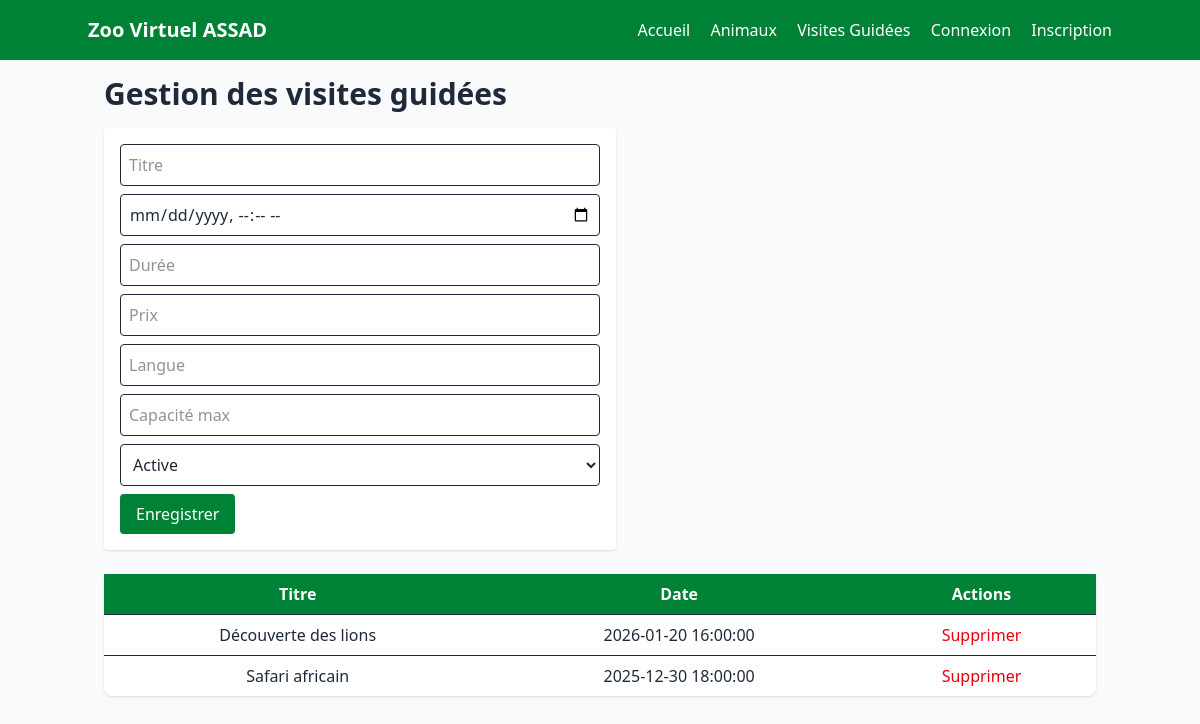
The app's page /guide/gestion_visites.php with its own data.
### tables this page shows
CREATE TABLE visitesguidees (
    id INT AUTO_INCREMENT PRIMARY KEY,
    titre VARCHAR(150) NOT NULL,
    dateheure DATETIME NOT NULL,
    langue VARCHAR(50),
    capacite_max INT CHECK (capacite_max > 0),
    statut ENUM('active','annulee') DEFAULT 'active',
    duree INT CHECK (duree > 0),
    prix float CHECK (prix >= 0),
    id_guide INT,
    FOREIGN KEY (id_guide) REFERENCES utilisateurs(id)
);

### guide/gestion_visites.php (the view, shortened to what this page needs)
<?php
include '../includes/header.php';
include '../includes/db.php';
$result = $conn->query("SELECT * FROM visitesguidees ORDER BY dateheure DESC");
?>
<h2 class="text-3xl font-bold mb-4">Gestion des visites guidées</h2>
<form method="post" class="space-y-2 mb-6 max-w-lg bg-white p-4 rounded shadow">
    <input type="text" name="titre" placeholder="Titre" class="w-full border p-2 rounded" required>
    <input type="datetime-local" name="dateheure" class="w-full border p-2 rounded" required>
    <input type="text" name="duree" placeholder="Durée" class="w-full border p-2 rounded" required>
    <input type="number" name="prix" placeholder="Prix" class="w-full border p-2 rounded" required>
    <input type="text" name="langue" placeholder="Langue" class="w-full border p-2 rounded" required>
    <input type="number" name="capacite_max" placeholder="Capacité max" class="w-full border p-2 rounded" required>
    <select name="statut" class="w-full border p-2 rounded">
        <option value="active">Active</option>
    </select>
    <button class="bg-green-700 text-white px-4 py-2 rounded hover:bg-green-800 transition">Enregistrer</button>
</form>
<table class="w-full table-auto bg-white rounded-lg shadow">
    <thead class="bg-green-700 text-white">
        <tr>
            <th class="px-4 py-2">Titre</th>
            <th class="px-4 py-2">Date</th>
            <th class="px-4 py-2">Actions</th>
        </tr>
    </thead>
    <tbody>
        <?php while($row = $result->fetch_assoc()): ?>
        <tr class="border-t text-center">
            <td class="px-4 py-2"><?php echo $row['titre']; ?></td>
            <td class="px-4 py-2"><?php echo $row['dateheure']; ?></td>
            <td class="px-4 py-2">
                <a href="?delete=<?php echo $row['id']; ?>" class="text-red-600 hover:underline">Supprimer</a>
            </td>
        </tr>
        <?php endwhile; ?>
    </tbody>
</table>

### records on screen
visitesguidees: titre "Découverte des lions", dateheure "2026-01-20 16:00:00"
visitesguidees: titre "Safari africain", dateheure "2025-12-30 18:00:00"
